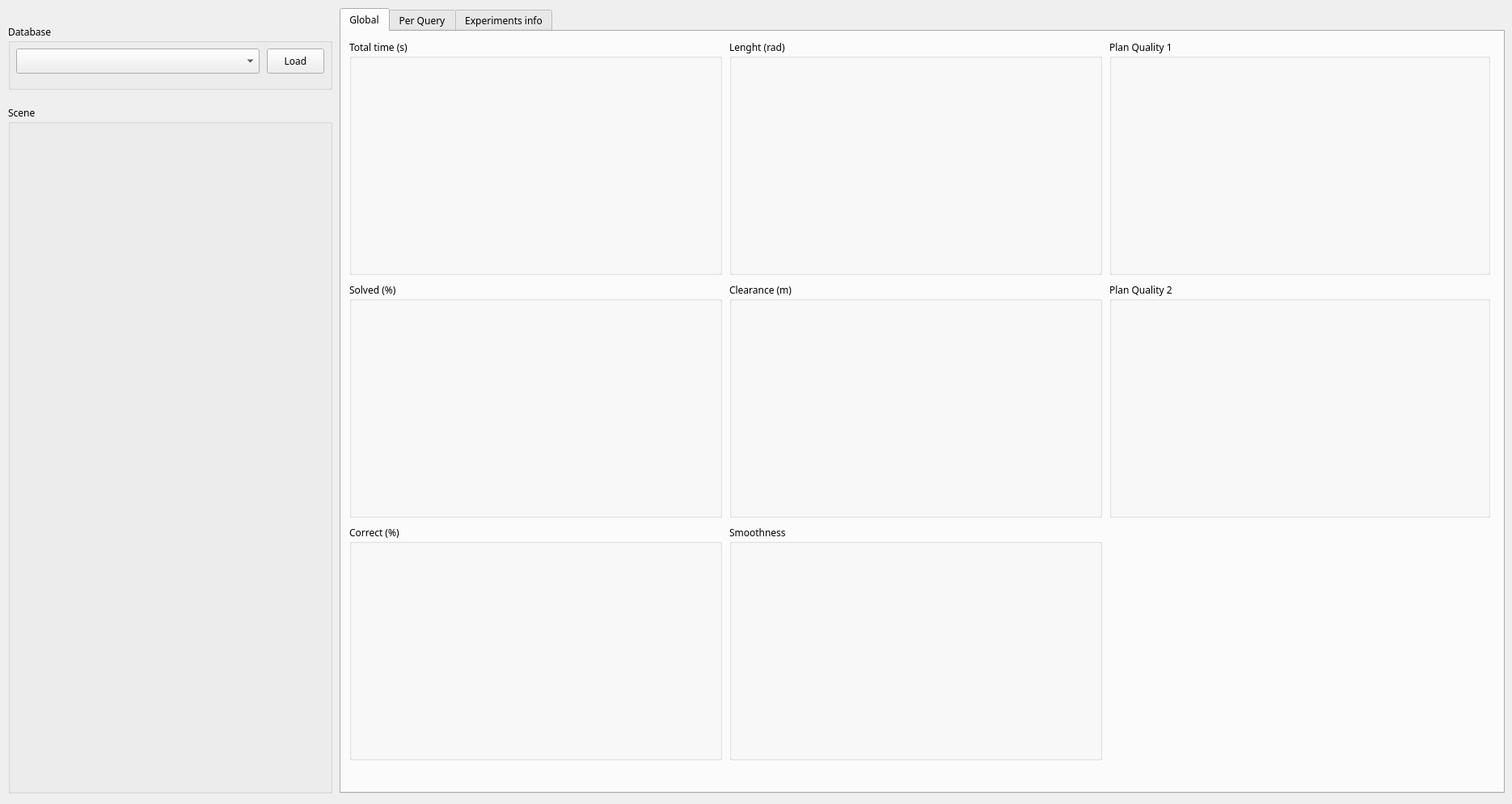
<?xml version="1.0" encoding="UTF-8"?>
<ui version="4.0">
 <class>Form</class>
 <widget class="QWidget" name="Form">
  <property name="geometry">
   <rect>
    <x>0</x>
    <y>0</y>
    <width>1870</width>
    <height>994</height>
   </rect>
  </property>
  <property name="font">
   <font>
    <family>Sans Serif</family>
    <italic>false</italic>
   </font>
  </property>
  <property name="focusPolicy">
   <enum>Qt::NoFocus</enum>
  </property>
  <property name="windowTitle">
   <string>Form</string>
  </property>
  <widget class="QTabWidget" name="tabWidget">
   <property name="geometry">
    <rect>
     <x>420</x>
     <y>10</y>
     <width>1441</width>
     <height>971</height>
    </rect>
   </property>
   <property name="currentIndex">
    <number>0</number>
   </property>
   <widget class="QWidget" name="tab">
    <attribute name="title">
     <string>Global</string>
    </attribute>
    <widget class="QGroupBox" name="group_box_1">
     <property name="geometry">
      <rect>
       <x>480</x>
       <y>310</y>
       <width>461</width>
       <height>291</height>
      </rect>
     </property>
     <property name="title">
      <string>Clearance (m)</string>
     </property>
     <widget class="QWidget" name="verticalLayoutWidget">
      <property name="geometry">
       <rect>
        <x>0</x>
        <y>20</y>
        <width>461</width>
        <height>271</height>
       </rect>
      </property>
      <layout class="QVBoxLayout" name="clearance_layout"/>
     </widget>
    </widget>
    <widget class="QGroupBox" name="group_box_2">
     <property name="geometry">
      <rect>
       <x>10</x>
       <y>610</y>
       <width>461</width>
       <height>291</height>
      </rect>
     </property>
     <property name="title">
      <string>Correct (%)</string>
     </property>
     <widget class="QWidget" name="verticalLayoutWidget_2">
      <property name="geometry">
       <rect>
        <x>0</x>
        <y>20</y>
        <width>461</width>
        <height>271</height>
       </rect>
      </property>
      <layout class="QVBoxLayout" name="correct_layout"/>
     </widget>
    </widget>
    <widget class="QGroupBox" name="group_box_3">
     <property name="geometry">
      <rect>
       <x>10</x>
       <y>10</y>
       <width>461</width>
       <height>291</height>
      </rect>
     </property>
     <property name="title">
      <string>Total time (s)</string>
     </property>
     <widget class="QWidget" name="verticalLayoutWidget_3">
      <property name="geometry">
       <rect>
        <x>0</x>
        <y>20</y>
        <width>461</width>
        <height>271</height>
       </rect>
      </property>
      <layout class="QVBoxLayout" name="plan_time_layout"/>
     </widget>
    </widget>
    <widget class="QGroupBox" name="group_box_4">
     <property name="geometry">
      <rect>
       <x>10</x>
       <y>310</y>
       <width>461</width>
       <height>291</height>
      </rect>
     </property>
     <property name="title">
      <string>Solved (%)</string>
     </property>
     <widget class="QWidget" name="verticalLayoutWidget_4">
      <property name="geometry">
       <rect>
        <x>0</x>
        <y>20</y>
        <width>461</width>
        <height>271</height>
       </rect>
      </property>
      <layout class="QVBoxLayout" name="solved_layout"/>
     </widget>
    </widget>
    <widget class="QGroupBox" name="group_box_5">
     <property name="geometry">
      <rect>
       <x>950</x>
       <y>10</y>
       <width>471</width>
       <height>291</height>
      </rect>
     </property>
     <property name="title">
      <string>Plan Quality 1</string>
     </property>
     <widget class="QWidget" name="verticalLayoutWidget_5">
      <property name="geometry">
       <rect>
        <x>0</x>
        <y>20</y>
        <width>471</width>
        <height>271</height>
       </rect>
      </property>
      <layout class="QVBoxLayout" name="quality_1_layout"/>
     </widget>
    </widget>
    <widget class="QGroupBox" name="group_box_7">
     <property name="geometry">
      <rect>
       <x>480</x>
       <y>610</y>
       <width>461</width>
       <height>291</height>
      </rect>
     </property>
     <property name="title">
      <string>Smoothness </string>
     </property>
     <widget class="QWidget" name="verticalLayoutWidget_7">
      <property name="geometry">
       <rect>
        <x>0</x>
        <y>20</y>
        <width>461</width>
        <height>271</height>
       </rect>
      </property>
      <layout class="QVBoxLayout" name="smoothness_layout"/>
     </widget>
    </widget>
    <widget class="QGroupBox" name="group_box_8">
     <property name="geometry">
      <rect>
       <x>950</x>
       <y>310</y>
       <width>471</width>
       <height>291</height>
      </rect>
     </property>
     <property name="title">
      <string>Plan Quality 2</string>
     </property>
     <widget class="QWidget" name="verticalLayoutWidget_8">
      <property name="geometry">
       <rect>
        <x>0</x>
        <y>20</y>
        <width>471</width>
        <height>271</height>
       </rect>
      </property>
      <layout class="QVBoxLayout" name="quality_2_layout"/>
     </widget>
    </widget>
    <widget class="QGroupBox" name="group_box_6">
     <property name="geometry">
      <rect>
       <x>480</x>
       <y>10</y>
       <width>461</width>
       <height>291</height>
      </rect>
     </property>
     <property name="title">
      <string>Lenght (rad)</string>
     </property>
     <widget class="QWidget" name="verticalLayoutWidget_6">
      <property name="geometry">
       <rect>
        <x>0</x>
        <y>20</y>
        <width>461</width>
        <height>271</height>
       </rect>
      </property>
      <layout class="QVBoxLayout" name="lenght_layout"/>
     </widget>
    </widget>
   </widget>
   <widget class="QWidget" name="tab_2">
    <attribute name="title">
     <string>Per Query</string>
    </attribute>
    <widget class="QTabWidget" name="tabWidget_2">
     <property name="geometry">
      <rect>
       <x>10</x>
       <y>10</y>
       <width>1421</width>
       <height>921</height>
      </rect>
     </property>
     <property name="currentIndex">
      <number>1</number>
     </property>
     <widget class="QWidget" name="tab_4">
      <attribute name="title">
       <string>Choose planner</string>
      </attribute>
      <widget class="QComboBox" name="planners_combo_box">
       <property name="geometry">
        <rect>
         <x>10</x>
         <y>10</y>
         <width>221</width>
         <height>31</height>
        </rect>
       </property>
       <item>
        <property name="text">
         <string/>
        </property>
       </item>
      </widget>
      <widget class="QGroupBox" name="group_box_14">
       <property name="geometry">
        <rect>
         <x>10</x>
         <y>50</y>
         <width>461</width>
         <height>275</height>
        </rect>
       </property>
       <property name="title">
        <string>Total time (s)</string>
       </property>
       <widget class="QWidget" name="verticalLayoutWidget_17">
        <property name="geometry">
         <rect>
          <x>0</x>
          <y>20</y>
          <width>461</width>
          <height>251</height>
         </rect>
        </property>
        <layout class="QVBoxLayout" name="perquery_plan_time_layout"/>
       </widget>
      </widget>
      <widget class="QGroupBox" name="group_box_17">
       <property name="geometry">
        <rect>
         <x>10</x>
         <y>330</y>
         <width>461</width>
         <height>275</height>
        </rect>
       </property>
       <property name="title">
        <string>Solved (%)</string>
       </property>
       <widget class="QWidget" name="verticalLayoutWidget_20">
        <property name="geometry">
         <rect>
          <x>0</x>
          <y>20</y>
          <width>461</width>
          <height>251</height>
         </rect>
        </property>
        <layout class="QVBoxLayout" name="perquery_solved_layout"/>
       </widget>
      </widget>
      <widget class="QGroupBox" name="group_box_13">
       <property name="geometry">
        <rect>
         <x>10</x>
         <y>610</y>
         <width>461</width>
         <height>275</height>
        </rect>
       </property>
       <property name="title">
        <string>Correct (%)</string>
       </property>
       <widget class="QWidget" name="verticalLayoutWidget_16">
        <property name="geometry">
         <rect>
          <x>0</x>
          <y>20</y>
          <width>461</width>
          <height>251</height>
         </rect>
        </property>
        <layout class="QVBoxLayout" name="perquery_correct_layout"/>
       </widget>
      </widget>
      <widget class="QGroupBox" name="group_box_11">
       <property name="geometry">
        <rect>
         <x>480</x>
         <y>50</y>
         <width>461</width>
         <height>275</height>
        </rect>
       </property>
       <property name="title">
        <string>Lenght (rad)</string>
       </property>
       <widget class="QWidget" name="verticalLayoutWidget_14">
        <property name="geometry">
         <rect>
          <x>0</x>
          <y>20</y>
          <width>461</width>
          <height>251</height>
         </rect>
        </property>
        <layout class="QVBoxLayout" name="perquery_lenght_layout"/>
       </widget>
      </widget>
      <widget class="QGroupBox" name="group_box_12">
       <property name="geometry">
        <rect>
         <x>480</x>
         <y>330</y>
         <width>461</width>
         <height>275</height>
        </rect>
       </property>
       <property name="title">
        <string>Clearance (m)</string>
       </property>
       <widget class="QWidget" name="verticalLayoutWidget_15">
        <property name="geometry">
         <rect>
          <x>0</x>
          <y>20</y>
          <width>461</width>
          <height>251</height>
         </rect>
        </property>
        <layout class="QVBoxLayout" name="perquery_clearance_layout"/>
       </widget>
      </widget>
      <widget class="QGroupBox" name="group_box_15">
       <property name="geometry">
        <rect>
         <x>480</x>
         <y>610</y>
         <width>461</width>
         <height>275</height>
        </rect>
       </property>
       <property name="title">
        <string>Smoothness </string>
       </property>
       <widget class="QWidget" name="verticalLayoutWidget_18">
        <property name="geometry">
         <rect>
          <x>0</x>
          <y>20</y>
          <width>461</width>
          <height>251</height>
         </rect>
        </property>
        <layout class="QVBoxLayout" name="perquery_smoothness_layout"/>
       </widget>
      </widget>
      <widget class="QGroupBox" name="group_box_16">
       <property name="geometry">
        <rect>
         <x>950</x>
         <y>50</y>
         <width>461</width>
         <height>275</height>
        </rect>
       </property>
       <property name="title">
        <string>Plan Quality 1</string>
       </property>
       <widget class="QWidget" name="verticalLayoutWidget_19">
        <property name="geometry">
         <rect>
          <x>0</x>
          <y>20</y>
          <width>461</width>
          <height>251</height>
         </rect>
        </property>
        <layout class="QVBoxLayout" name="perquery_quality_1_layout"/>
       </widget>
      </widget>
      <widget class="QGroupBox" name="group_box_18">
       <property name="geometry">
        <rect>
         <x>950</x>
         <y>330</y>
         <width>461</width>
         <height>275</height>
        </rect>
       </property>
       <property name="title">
        <string>Plan Quality 2</string>
       </property>
       <widget class="QWidget" name="verticalLayoutWidget_21">
        <property name="geometry">
         <rect>
          <x>0</x>
          <y>20</y>
          <width>461</width>
          <height>251</height>
         </rect>
        </property>
        <layout class="QVBoxLayout" name="perquery_quality_2_layout"/>
       </widget>
      </widget>
      <widget class="QGroupBox" name="group_box_19">
       <property name="geometry">
        <rect>
         <x>950</x>
         <y>610</y>
         <width>461</width>
         <height>275</height>
        </rect>
       </property>
       <property name="title">
        <string>Queries legend</string>
       </property>
       <widget class="QTextBrowser" name="queries_legend">
        <property name="geometry">
         <rect>
          <x>10</x>
          <y>27</y>
          <width>441</width>
          <height>231</height>
         </rect>
        </property>
       </widget>
      </widget>
     </widget>
     <widget class="QWidget" name="tab_5">
      <attribute name="title">
       <string>Choose query</string>
      </attribute>
      <widget class="QComboBox" name="queries_combo_box">
       <property name="geometry">
        <rect>
         <x>10</x>
         <y>10</y>
         <width>221</width>
         <height>31</height>
        </rect>
       </property>
       <item>
        <property name="text">
         <string/>
        </property>
       </item>
      </widget>
      <widget class="QGroupBox" name="group_box_29">
       <property name="geometry">
        <rect>
         <x>480</x>
         <y>610</y>
         <width>461</width>
         <height>275</height>
        </rect>
       </property>
       <property name="title">
        <string>Smoothness </string>
       </property>
       <widget class="QWidget" name="verticalLayoutWidget_38">
        <property name="geometry">
         <rect>
          <x>0</x>
          <y>20</y>
          <width>461</width>
          <height>251</height>
         </rect>
        </property>
        <layout class="QVBoxLayout" name="perquery_smoothness_layout_2"/>
       </widget>
      </widget>
      <widget class="QGroupBox" name="group_box_30">
       <property name="geometry">
        <rect>
         <x>950</x>
         <y>50</y>
         <width>461</width>
         <height>275</height>
        </rect>
       </property>
       <property name="title">
        <string>Plan Quality 1</string>
       </property>
       <widget class="QWidget" name="verticalLayoutWidget_39">
        <property name="geometry">
         <rect>
          <x>0</x>
          <y>20</y>
          <width>461</width>
          <height>251</height>
         </rect>
        </property>
        <layout class="QVBoxLayout" name="perquery_quality_1_layout_2"/>
       </widget>
      </widget>
      <widget class="QGroupBox" name="group_box_31">
       <property name="geometry">
        <rect>
         <x>10</x>
         <y>50</y>
         <width>461</width>
         <height>275</height>
        </rect>
       </property>
       <property name="title">
        <string>Total time (s)</string>
       </property>
       <widget class="QWidget" name="verticalLayoutWidget_40">
        <property name="geometry">
         <rect>
          <x>0</x>
          <y>20</y>
          <width>461</width>
          <height>251</height>
         </rect>
        </property>
        <layout class="QVBoxLayout" name="perquery_plan_time_layout_2"/>
       </widget>
      </widget>
      <widget class="QGroupBox" name="group_box_32">
       <property name="geometry">
        <rect>
         <x>10</x>
         <y>330</y>
         <width>461</width>
         <height>275</height>
        </rect>
       </property>
       <property name="title">
        <string>Solved (%)</string>
       </property>
       <widget class="QWidget" name="verticalLayoutWidget_41">
        <property name="geometry">
         <rect>
          <x>0</x>
          <y>20</y>
          <width>461</width>
          <height>251</height>
         </rect>
        </property>
        <layout class="QVBoxLayout" name="perquery_solved_layout_2"/>
       </widget>
      </widget>
      <widget class="QGroupBox" name="group_box_33">
       <property name="geometry">
        <rect>
         <x>950</x>
         <y>330</y>
         <width>461</width>
         <height>275</height>
        </rect>
       </property>
       <property name="title">
        <string>Plan Quality 2</string>
       </property>
       <widget class="QWidget" name="verticalLayoutWidget_42">
        <property name="geometry">
         <rect>
          <x>0</x>
          <y>20</y>
          <width>461</width>
          <height>251</height>
         </rect>
        </property>
        <layout class="QVBoxLayout" name="perquery_quality_2_layout_2"/>
       </widget>
      </widget>
      <widget class="QGroupBox" name="group_box_34">
       <property name="geometry">
        <rect>
         <x>480</x>
         <y>50</y>
         <width>461</width>
         <height>275</height>
        </rect>
       </property>
       <property name="title">
        <string>Lenght (rad)</string>
       </property>
       <widget class="QWidget" name="verticalLayoutWidget_43">
        <property name="geometry">
         <rect>
          <x>0</x>
          <y>20</y>
          <width>461</width>
          <height>251</height>
         </rect>
        </property>
        <layout class="QVBoxLayout" name="perquery_lenght_layout_2"/>
       </widget>
      </widget>
      <widget class="QGroupBox" name="group_box_35">
       <property name="geometry">
        <rect>
         <x>480</x>
         <y>330</y>
         <width>461</width>
         <height>275</height>
        </rect>
       </property>
       <property name="title">
        <string>Clearance (m)</string>
       </property>
       <widget class="QWidget" name="verticalLayoutWidget_44">
        <property name="geometry">
         <rect>
          <x>0</x>
          <y>20</y>
          <width>461</width>
          <height>251</height>
         </rect>
        </property>
        <layout class="QVBoxLayout" name="perquery_clearance_layout_2"/>
       </widget>
      </widget>
      <widget class="QGroupBox" name="group_box_37">
       <property name="geometry">
        <rect>
         <x>10</x>
         <y>610</y>
         <width>461</width>
         <height>275</height>
        </rect>
       </property>
       <property name="title">
        <string>Correct (%)</string>
       </property>
       <widget class="QWidget" name="verticalLayoutWidget_45">
        <property name="geometry">
         <rect>
          <x>0</x>
          <y>20</y>
          <width>461</width>
          <height>251</height>
         </rect>
        </property>
        <layout class="QVBoxLayout" name="perquery_correct_layout_2"/>
       </widget>
      </widget>
     </widget>
    </widget>
   </widget>
   <widget class="QWidget" name="tab_3">
    <attribute name="title">
     <string>Experiments info</string>
    </attribute>
    <widget class="QTextBrowser" name="experiments_info">
     <property name="geometry">
      <rect>
       <x>10</x>
       <y>10</y>
       <width>291</width>
       <height>881</height>
      </rect>
     </property>
    </widget>
    <widget class="QTextBrowser" name="textBrowser">
     <property name="geometry">
      <rect>
       <x>310</x>
       <y>10</y>
       <width>360</width>
       <height>287</height>
      </rect>
     </property>
     <property name="html">
      <string>&lt;!DOCTYPE HTML PUBLIC &quot;-//W3C//DTD HTML 4.0//EN&quot; &quot;http://www.w3.org/TR/REC-html40/strict.dtd&quot;&gt;
&lt;html&gt;&lt;head&gt;&lt;meta name=&quot;qrichtext&quot; content=&quot;1&quot; /&gt;&lt;style type=&quot;text/css&quot;&gt;
p, li { white-space: pre-wrap; }
&lt;/style&gt;&lt;/head&gt;&lt;body style=&quot; font-family:'Sans Serif'; font-size:9pt; font-weight:400; font-style:normal;&quot;&gt;
&lt;p style=&quot; margin-top:0px; margin-bottom:0px; margin-left:0px; margin-right:0px; -qt-block-indent:0; text-indent:0px;&quot;&gt;&lt;span style=&quot; font-size:10pt;&quot;&gt;Total time (s):&lt;/span&gt;&lt;/p&gt;
&lt;p style=&quot;-qt-paragraph-type:empty; margin-top:0px; margin-bottom:0px; margin-left:0px; margin-right:0px; -qt-block-indent:0; text-indent:0px;&quot;&gt;&lt;br /&gt;&lt;/p&gt;
&lt;p style=&quot; margin-top:0px; margin-bottom:0px; margin-left:0px; margin-right:0px; -qt-block-indent:0; text-indent:0px;&quot;&gt;Time taken by the whole process. Formula:&lt;/p&gt;
&lt;p style=&quot;-qt-paragraph-type:empty; margin-top:0px; margin-bottom:0px; margin-left:0px; margin-right:0px; -qt-block-indent:0; text-indent:0px;&quot;&gt;&lt;br /&gt;&lt;/p&gt;
&lt;p style=&quot; margin-top:0px; margin-bottom:0px; margin-left:0px; margin-right:0px; -qt-block-indent:0; text-indent:0px;&quot;&gt;T = plan_time  + interpolation_time + simplify_time + process_time&lt;/p&gt;
&lt;p style=&quot;-qt-paragraph-type:empty; margin-top:0px; margin-bottom:0px; margin-left:0px; margin-right:0px; -qt-block-indent:0; text-indent:0px;&quot;&gt;&lt;br /&gt;&lt;/p&gt;
&lt;p style=&quot; margin-top:0px; margin-bottom:0px; margin-left:0px; margin-right:0px; -qt-block-indent:0; text-indent:0px;&quot;&gt;The lower the value, the better performance of the planner.&lt;/p&gt;&lt;/body&gt;&lt;/html&gt;</string>
     </property>
    </widget>
    <widget class="QTextBrowser" name="textBrowser_2">
     <property name="geometry">
      <rect>
       <x>680</x>
       <y>310</y>
       <width>360</width>
       <height>287</height>
      </rect>
     </property>
     <property name="html">
      <string>&lt;!DOCTYPE HTML PUBLIC &quot;-//W3C//DTD HTML 4.0//EN&quot; &quot;http://www.w3.org/TR/REC-html40/strict.dtd&quot;&gt;
&lt;html&gt;&lt;head&gt;&lt;meta name=&quot;qrichtext&quot; content=&quot;1&quot; /&gt;&lt;style type=&quot;text/css&quot;&gt;
p, li { white-space: pre-wrap; }
&lt;/style&gt;&lt;/head&gt;&lt;body style=&quot; font-family:'Sans Serif'; font-size:9pt; font-weight:400; font-style:normal;&quot;&gt;
&lt;p style=&quot; margin-top:0px; margin-bottom:0px; margin-left:0px; margin-right:0px; -qt-block-indent:0; text-indent:0px;&quot;&gt;Clearance (m):&lt;/p&gt;
&lt;p style=&quot;-qt-paragraph-type:empty; margin-top:0px; margin-bottom:0px; margin-left:0px; margin-right:0px; -qt-block-indent:0; text-indent:0px;&quot;&gt;&lt;br /&gt;&lt;/p&gt;
&lt;p style=&quot; margin-top:0px; margin-bottom:0px; margin-left:0px; margin-right:0px; -qt-block-indent:0; text-indent:0px;&quot;&gt;Calculated by average distance to nearest invalid state throughout the planned path. Formula:&lt;/p&gt;
&lt;p style=&quot;-qt-paragraph-type:empty; margin-top:0px; margin-bottom:0px; margin-left:0px; margin-right:0px; -qt-block-indent:0; text-indent:0px;&quot;&gt;&lt;br /&gt;&lt;/p&gt;
&lt;p style=&quot; margin-top:0px; margin-bottom:0px; margin-left:0px; margin-right:0px; -qt-block-indent:0; text-indent:0px;&quot;&gt;C = (1/n)&lt;span style=&quot; vertical-align:sub;&quot;&gt; * &lt;/span&gt;sum&lt;span style=&quot; vertical-align:sub;&quot;&gt;i=0&lt;/span&gt;&lt;span style=&quot; vertical-align:super;&quot;&gt;n-1&lt;/span&gt;{cl(s&lt;span style=&quot; vertical-align:sub;&quot;&gt;i&lt;/span&gt;)}, where:&lt;/p&gt;
&lt;p style=&quot;-qt-paragraph-type:empty; margin-top:0px; margin-bottom:0px; margin-left:0px; margin-right:0px; -qt-block-indent:0; text-indent:0px;&quot;&gt;&lt;br /&gt;&lt;/p&gt;
&lt;p style=&quot; margin-top:0px; margin-bottom:0px; margin-left:0px; margin-right:0px; -qt-block-indent:0; text-indent:0px;&quot;&gt;n - number of states on path,&lt;/p&gt;
&lt;p style=&quot; margin-top:0px; margin-bottom:0px; margin-left:0px; margin-right:0px; -qt-block-indent:0; text-indent:0px;&quot;&gt;s&lt;span style=&quot; vertical-align:sub;&quot;&gt;i&lt;/span&gt; - i&lt;span style=&quot; vertical-align:super;&quot;&gt;th&lt;/span&gt; state,&lt;/p&gt;
&lt;p style=&quot; margin-top:0px; margin-bottom:0px; margin-left:0px; margin-right:0px; -qt-block-indent:0; text-indent:0px;&quot;&gt;cl() - distance to the first invalid state.&lt;/p&gt;
&lt;p style=&quot;-qt-paragraph-type:empty; margin-top:0px; margin-bottom:0px; margin-left:0px; margin-right:0px; -qt-block-indent:0; text-indent:0px;&quot;&gt;&lt;br /&gt;&lt;/p&gt;
&lt;p style=&quot; margin-top:0px; margin-bottom:0px; margin-left:0px; margin-right:0px; -qt-block-indent:0; text-indent:0px;&quot;&gt;The higher the value, the better the plan.&lt;/p&gt;&lt;/body&gt;&lt;/html&gt;</string>
     </property>
    </widget>
    <widget class="QTextBrowser" name="textBrowser_3">
     <property name="geometry">
      <rect>
       <x>310</x>
       <y>610</y>
       <width>360</width>
       <height>281</height>
      </rect>
     </property>
     <property name="html">
      <string>&lt;!DOCTYPE HTML PUBLIC &quot;-//W3C//DTD HTML 4.0//EN&quot; &quot;http://www.w3.org/TR/REC-html40/strict.dtd&quot;&gt;
&lt;html&gt;&lt;head&gt;&lt;meta name=&quot;qrichtext&quot; content=&quot;1&quot; /&gt;&lt;style type=&quot;text/css&quot;&gt;
p, li { white-space: pre-wrap; }
&lt;/style&gt;&lt;/head&gt;&lt;body style=&quot; font-family:'Sans Serif'; font-size:9pt; font-weight:400; font-style:normal;&quot;&gt;
&lt;p style=&quot; margin-top:0px; margin-bottom:0px; margin-left:0px; margin-right:0px; -qt-block-indent:0; text-indent:0px;&quot;&gt;Correct (%):&lt;/p&gt;
&lt;p style=&quot;-qt-paragraph-type:empty; margin-top:0px; margin-bottom:0px; margin-left:0px; margin-right:0px; -qt-block-indent:0; text-indent:0px;&quot;&gt;&lt;br /&gt;&lt;/p&gt;
&lt;p style=&quot; margin-top:0px; margin-bottom:0px; margin-left:0px; margin-right:0px; -qt-block-indent:0; text-indent:0px;&quot;&gt;Percentage of solved plans generated by the planner that are correct. Correctness means that path trajectory avoids collisions and all waypoints satisfy given bounds.&lt;/p&gt;
&lt;p style=&quot;-qt-paragraph-type:empty; margin-top:0px; margin-bottom:0px; margin-left:0px; margin-right:0px; -qt-block-indent:0; text-indent:0px;&quot;&gt;&lt;br /&gt;&lt;/p&gt;
&lt;p style=&quot; margin-top:0px; margin-bottom:0px; margin-left:0px; margin-right:0px; -qt-block-indent:0; text-indent:0px;&quot;&gt;The higher the value, the better performace of the planner.&lt;/p&gt;&lt;/body&gt;&lt;/html&gt;</string>
     </property>
    </widget>
    <widget class="QTextBrowser" name="textBrowser_4">
     <property name="geometry">
      <rect>
       <x>680</x>
       <y>610</y>
       <width>360</width>
       <height>281</height>
      </rect>
     </property>
     <property name="html">
      <string>&lt;!DOCTYPE HTML PUBLIC &quot;-//W3C//DTD HTML 4.0//EN&quot; &quot;http://www.w3.org/TR/REC-html40/strict.dtd&quot;&gt;
&lt;html&gt;&lt;head&gt;&lt;meta name=&quot;qrichtext&quot; content=&quot;1&quot; /&gt;&lt;style type=&quot;text/css&quot;&gt;
p, li { white-space: pre-wrap; }
&lt;/style&gt;&lt;/head&gt;&lt;body style=&quot; font-family:'Sans Serif'; font-size:9pt; font-weight:400; font-style:normal;&quot;&gt;
&lt;p style=&quot; margin-top:12px; margin-bottom:12px; margin-left:0px; margin-right:0px; -qt-block-indent:0; text-indent:0px;&quot;&gt;Smoothness:&lt;/p&gt;
&lt;p style=&quot; margin-top:12px; margin-bottom:12px; margin-left:0px; margin-right:0px; -qt-block-indent:0; text-indent:0px;&quot;&gt;Looks at three consecutive waypoints and the angle formed between them. Value is calculated as a square of sum of all the angles calculated that way. Formula:&lt;/p&gt;
&lt;p style=&quot; margin-top:12px; margin-bottom:12px; margin-left:0px; margin-right:0px; -qt-block-indent:0; text-indent:0px;&quot;&gt;S = sum&lt;span style=&quot; vertical-align:sub;&quot;&gt;i=2&lt;/span&gt;&lt;span style=&quot; vertical-align:super;&quot;&gt;n-1&lt;/span&gt;{(2 &lt;span style=&quot; vertical-align:sub;&quot;&gt;* &lt;/span&gt;(pi - arccos((d&lt;span style=&quot; vertical-align:sub;&quot;&gt;i-2,i-1&lt;/span&gt;&lt;span style=&quot; vertical-align:super;&quot;&gt;2&lt;/span&gt;+d&lt;span style=&quot; vertical-align:sub;&quot;&gt;i-1,i&lt;/span&gt;&lt;span style=&quot; vertical-align:super;&quot;&gt;2&lt;/span&gt;+d&lt;span style=&quot; vertical-align:sub;&quot;&gt;i-2,i)&lt;/span&gt;&lt;span style=&quot; vertical-align:super;&quot;&gt;2&lt;/span&gt;)/(2&lt;span style=&quot; vertical-align:sub;&quot;&gt; * &lt;/span&gt;d&lt;span style=&quot; vertical-align:sub;&quot;&gt;i-2,i-1&lt;/span&gt; &lt;span style=&quot; vertical-align:sub;&quot;&gt;* &lt;/span&gt;d&lt;span style=&quot; vertical-align:sub;&quot;&gt;i-1,i&lt;/span&gt;))&lt;span style=&quot; vertical-align:super;&quot;&gt;2&lt;/span&gt;}, where:&lt;/p&gt;
&lt;p style=&quot; margin-top:0px; margin-bottom:0px; margin-left:0px; margin-right:0px; -qt-block-indent:0; text-indent:0px;&quot;&gt;n - number of waypoints on the path,&lt;br /&gt;d&lt;span style=&quot; vertical-align:sub;&quot;&gt;x,y&lt;/span&gt; - distance between waypoints with index x and y.&lt;/p&gt;
&lt;p style=&quot; margin-top:12px; margin-bottom:12px; margin-left:0px; margin-right:0px; -qt-block-indent:0; text-indent:0px;&quot;&gt;Aligned points result in S = 0. The lower the value, the smoother plan. &lt;/p&gt;&lt;/body&gt;&lt;/html&gt;</string>
     </property>
    </widget>
    <widget class="QTextBrowser" name="textBrowser_5">
     <property name="geometry">
      <rect>
       <x>310</x>
       <y>310</y>
       <width>360</width>
       <height>287</height>
      </rect>
     </property>
     <property name="html">
      <string>&lt;!DOCTYPE HTML PUBLIC &quot;-//W3C//DTD HTML 4.0//EN&quot; &quot;http://www.w3.org/TR/REC-html40/strict.dtd&quot;&gt;
&lt;html&gt;&lt;head&gt;&lt;meta name=&quot;qrichtext&quot; content=&quot;1&quot; /&gt;&lt;style type=&quot;text/css&quot;&gt;
p, li { white-space: pre-wrap; }
&lt;/style&gt;&lt;/head&gt;&lt;body style=&quot; font-family:'Sans Serif'; font-size:9pt; font-weight:400; font-style:normal;&quot;&gt;
&lt;p style=&quot; margin-top:0px; margin-bottom:0px; margin-left:0px; margin-right:0px; -qt-block-indent:0; text-indent:0px;&quot;&gt;Solved (%):&lt;/p&gt;
&lt;p style=&quot;-qt-paragraph-type:empty; margin-top:0px; margin-bottom:0px; margin-left:0px; margin-right:0px; -qt-block-indent:0; text-indent:0px;&quot;&gt;&lt;br /&gt;&lt;/p&gt;
&lt;p style=&quot; margin-top:0px; margin-bottom:0px; margin-left:0px; margin-right:0px; -qt-block-indent:0; text-indent:0px;&quot;&gt;Percentage of queries that the planner was able to find a solution for.&lt;/p&gt;
&lt;p style=&quot;-qt-paragraph-type:empty; margin-top:0px; margin-bottom:0px; margin-left:0px; margin-right:0px; -qt-block-indent:0; text-indent:0px;&quot;&gt;&lt;br /&gt;&lt;/p&gt;
&lt;p style=&quot; margin-top:0px; margin-bottom:0px; margin-left:0px; margin-right:0px; -qt-block-indent:0; text-indent:0px;&quot;&gt;The higher the value, the better performance of the planner.&lt;/p&gt;&lt;/body&gt;&lt;/html&gt;</string>
     </property>
    </widget>
    <widget class="QTextBrowser" name="textBrowser_6">
     <property name="geometry">
      <rect>
       <x>680</x>
       <y>10</y>
       <width>360</width>
       <height>287</height>
      </rect>
     </property>
     <property name="html">
      <string>&lt;!DOCTYPE HTML PUBLIC &quot;-//W3C//DTD HTML 4.0//EN&quot; &quot;http://www.w3.org/TR/REC-html40/strict.dtd&quot;&gt;
&lt;html&gt;&lt;head&gt;&lt;meta name=&quot;qrichtext&quot; content=&quot;1&quot; /&gt;&lt;style type=&quot;text/css&quot;&gt;
p, li { white-space: pre-wrap; }
&lt;/style&gt;&lt;/head&gt;&lt;body style=&quot; font-family:'Sans Serif'; font-size:9pt; font-weight:400; font-style:normal;&quot;&gt;
&lt;p style=&quot; margin-top:0px; margin-bottom:0px; margin-left:0px; margin-right:0px; -qt-block-indent:0; text-indent:0px;&quot;&gt;Lenght (rad):&lt;/p&gt;
&lt;p style=&quot;-qt-paragraph-type:empty; margin-top:0px; margin-bottom:0px; margin-left:0px; margin-right:0px; -qt-block-indent:0; text-indent:0px;&quot;&gt;&lt;br /&gt;&lt;/p&gt;
&lt;p style=&quot; margin-top:0px; margin-bottom:0px; margin-left:0px; margin-right:0px; -qt-block-indent:0; text-indent:0px;&quot;&gt;Calculated by a sum of angles traveled by each of the joints. Formula&lt;/p&gt;
&lt;p style=&quot;-qt-paragraph-type:empty; margin-top:0px; margin-bottom:0px; margin-left:0px; margin-right:0px; -qt-block-indent:0; text-indent:0px;&quot;&gt;&lt;br /&gt;&lt;/p&gt;
&lt;p style=&quot; margin-top:0px; margin-bottom:0px; margin-left:0px; margin-right:0px; -qt-block-indent:0; text-indent:0px;&quot;&gt;L = sum&lt;span style=&quot; vertical-align:sub;&quot;&gt;i=0&lt;/span&gt;&lt;span style=&quot; vertical-align:super;&quot;&gt;n-1{&lt;/span&gt;abs(x&lt;span style=&quot; vertical-align:sub;&quot;&gt;i &lt;/span&gt;- x&lt;span style=&quot; vertical-align:sub;&quot;&gt;i0&lt;/span&gt;)}, where:&lt;/p&gt;
&lt;p style=&quot;-qt-paragraph-type:empty; margin-top:0px; margin-bottom:0px; margin-left:0px; margin-right:0px; -qt-block-indent:0; text-indent:0px;&quot;&gt;&lt;br /&gt;&lt;/p&gt;
&lt;p style=&quot; margin-top:0px; margin-bottom:0px; margin-left:0px; margin-right:0px; -qt-block-indent:0; text-indent:0px;&quot;&gt;n - number of robot's joints,&lt;/p&gt;
&lt;p style=&quot; margin-top:0px; margin-bottom:0px; margin-left:0px; margin-right:0px; -qt-block-indent:0; text-indent:0px;&quot;&gt;x - joint's goal position,&lt;/p&gt;
&lt;p style=&quot; margin-top:0px; margin-bottom:0px; margin-left:0px; margin-right:0px; -qt-block-indent:0; text-indent:0px;&quot;&gt;x&lt;span style=&quot; vertical-align:sub;&quot;&gt;0 &lt;/span&gt;- joint's initial position.&lt;/p&gt;
&lt;p style=&quot;-qt-paragraph-type:empty; margin-top:0px; margin-bottom:0px; margin-left:0px; margin-right:0px; -qt-block-indent:0; text-indent:0px;&quot;&gt;&lt;br /&gt;&lt;/p&gt;
&lt;p style=&quot; margin-top:0px; margin-bottom:0px; margin-left:0px; margin-right:0px; -qt-block-indent:0; text-indent:0px;&quot;&gt;The lower the value, the better the plan.&lt;/p&gt;&lt;/body&gt;&lt;/html&gt;</string>
     </property>
    </widget>
    <widget class="QTextBrowser" name="textBrowser_7">
     <property name="geometry">
      <rect>
       <x>1050</x>
       <y>10</y>
       <width>371</width>
       <height>431</height>
      </rect>
     </property>
     <property name="html">
      <string>&lt;!DOCTYPE HTML PUBLIC &quot;-//W3C//DTD HTML 4.0//EN&quot; &quot;http://www.w3.org/TR/REC-html40/strict.dtd&quot;&gt;
&lt;html&gt;&lt;head&gt;&lt;meta name=&quot;qrichtext&quot; content=&quot;1&quot; /&gt;&lt;style type=&quot;text/css&quot;&gt;
p, li { white-space: pre-wrap; }
&lt;/style&gt;&lt;/head&gt;&lt;body style=&quot; font-family:'Sans Serif'; font-size:9pt; font-weight:400; font-style:normal;&quot;&gt;
&lt;p style=&quot; margin-top:0px; margin-bottom:0px; margin-left:0px; margin-right:0px; -qt-block-indent:0; text-indent:0px;&quot;&gt;Plan quality 1:&lt;/p&gt;
&lt;p style=&quot;-qt-paragraph-type:empty; margin-top:0px; margin-bottom:0px; margin-left:0px; margin-right:0px; -qt-block-indent:0; text-indent:0px;&quot;&gt;&lt;br /&gt;&lt;/p&gt;
&lt;p style=&quot; margin-top:0px; margin-bottom:0px; margin-left:0px; margin-right:0px; -qt-block-indent:0; text-indent:0px;&quot;&gt;Calculated by a weighted sum of angles traveled by each of the joints, giving higher weights to the joints closer to the base of the robot, thus penalizing them as small movements of these joints will result in bigger movements of the end effector. Formula:&lt;/p&gt;
&lt;p style=&quot;-qt-paragraph-type:empty; margin-top:0px; margin-bottom:0px; margin-left:0px; margin-right:0px; -qt-block-indent:0; text-indent:0px;&quot;&gt;&lt;br /&gt;&lt;/p&gt;
&lt;p style=&quot; margin-top:0px; margin-bottom:0px; margin-left:0px; margin-right:0px; -qt-block-indent:0; text-indent:0px;&quot;&gt;PQ = sum&lt;span style=&quot; vertical-align:sub;&quot;&gt;i=0&lt;/span&gt;&lt;span style=&quot; vertical-align:super;&quot;&gt;n-1{&lt;/span&gt;w&lt;span style=&quot; vertical-align:sub;&quot;&gt;i *&lt;/span&gt; abs(x&lt;span style=&quot; vertical-align:sub;&quot;&gt;i &lt;/span&gt;- x&lt;span style=&quot; vertical-align:sub;&quot;&gt;i0&lt;/span&gt;)}, where:&lt;/p&gt;
&lt;p style=&quot;-qt-paragraph-type:empty; margin-top:0px; margin-bottom:0px; margin-left:0px; margin-right:0px; -qt-block-indent:0; text-indent:0px;&quot;&gt;&lt;br /&gt;&lt;/p&gt;
&lt;p style=&quot; margin-top:0px; margin-bottom:0px; margin-left:0px; margin-right:0px; -qt-block-indent:0; text-indent:0px;&quot;&gt;n - number of robot's joints,&lt;/p&gt;
&lt;p style=&quot; margin-top:0px; margin-bottom:0px; margin-left:0px; margin-right:0px; -qt-block-indent:0; text-indent:0px;&quot;&gt;w - weight specified for each joint,&lt;/p&gt;
&lt;p style=&quot; margin-top:0px; margin-bottom:0px; margin-left:0px; margin-right:0px; -qt-block-indent:0; text-indent:0px;&quot;&gt;x - joint's goal position,&lt;/p&gt;
&lt;p style=&quot; margin-top:0px; margin-bottom:0px; margin-left:0px; margin-right:0px; -qt-block-indent:0; text-indent:0px;&quot;&gt;x&lt;span style=&quot; vertical-align:sub;&quot;&gt;0 &lt;/span&gt;- joint's initial position.&lt;/p&gt;
&lt;p style=&quot;-qt-paragraph-type:empty; margin-top:0px; margin-bottom:0px; margin-left:0px; margin-right:0px; -qt-block-indent:0; text-indent:0px;&quot;&gt;&lt;br /&gt;&lt;/p&gt;
&lt;p style=&quot; margin-top:0px; margin-bottom:0px; margin-left:0px; margin-right:0px; -qt-block-indent:0; text-indent:0px;&quot;&gt;The lower the value, the better the plan.&lt;/p&gt;&lt;/body&gt;&lt;/html&gt;</string>
     </property>
    </widget>
    <widget class="QTextBrowser" name="textBrowser_8">
     <property name="geometry">
      <rect>
       <x>1050</x>
       <y>449</y>
       <width>371</width>
       <height>441</height>
      </rect>
     </property>
     <property name="html">
      <string>&lt;!DOCTYPE HTML PUBLIC &quot;-//W3C//DTD HTML 4.0//EN&quot; &quot;http://www.w3.org/TR/REC-html40/strict.dtd&quot;&gt;
&lt;html&gt;&lt;head&gt;&lt;meta name=&quot;qrichtext&quot; content=&quot;1&quot; /&gt;&lt;style type=&quot;text/css&quot;&gt;
p, li { white-space: pre-wrap; }
&lt;/style&gt;&lt;/head&gt;&lt;body style=&quot; font-family:'Sans Serif'; font-size:9pt; font-weight:400; font-style:normal;&quot;&gt;
&lt;p style=&quot; margin-top:0px; margin-bottom:0px; margin-left:0px; margin-right:0px; -qt-block-indent:0; text-indent:0px;&quot;&gt;Plan quality 2:&lt;/p&gt;
&lt;p style=&quot;-qt-paragraph-type:empty; margin-top:0px; margin-bottom:0px; margin-left:0px; margin-right:0px; -qt-block-indent:0; text-indent:0px;&quot;&gt;&lt;br /&gt;&lt;/p&gt;
&lt;p style=&quot; margin-top:0px; margin-bottom:0px; margin-left:0px; margin-right:0px; -qt-block-indent:0; text-indent:0px;&quot;&gt;Measures how different is the total distance traveled by the arm end effector to the most direct path between the start and goal position. Formula:&lt;/p&gt;
&lt;p style=&quot;-qt-paragraph-type:empty; margin-top:0px; margin-bottom:0px; margin-left:0px; margin-right:0px; -qt-block-indent:0; text-indent:0px;&quot;&gt;&lt;br /&gt;&lt;/p&gt;
&lt;p style=&quot; margin-top:0px; margin-bottom:0px; margin-left:0px; margin-right:0px; -qt-block-indent:0; text-indent:0px;&quot;&gt;PQ = (d&lt;span style=&quot; vertical-align:sub;&quot;&gt;t&lt;/span&gt;/d&lt;span style=&quot; vertical-align:sub;&quot;&gt;l&lt;/span&gt; + r&lt;span style=&quot; vertical-align:sub;&quot;&gt;t&lt;/span&gt;/r&lt;span style=&quot; vertical-align:sub;&quot;&gt;l&lt;/span&gt;)/2, where:&lt;/p&gt;
&lt;p style=&quot;-qt-paragraph-type:empty; margin-top:0px; margin-bottom:0px; margin-left:0px; margin-right:0px; -qt-block-indent:0; text-indent:0px;&quot;&gt;&lt;br /&gt;&lt;/p&gt;
&lt;p style=&quot; margin-top:0px; margin-bottom:0px; margin-left:0px; margin-right:0px; -qt-block-indent:0; text-indent:0px;&quot;&gt;d&lt;span style=&quot; vertical-align:sub;&quot;&gt;t&lt;/span&gt; - total distance travelled by the end effector,&lt;/p&gt;
&lt;p style=&quot; margin-top:0px; margin-bottom:0px; margin-left:0px; margin-right:0px; -qt-block-indent:0; text-indent:0px;&quot;&gt;d&lt;span style=&quot; vertical-align:sub;&quot;&gt;l &lt;/span&gt;- distance travelled by the end effector in a straight line,&lt;/p&gt;
&lt;p style=&quot; margin-top:0px; margin-bottom:0px; margin-left:0px; margin-right:0px; -qt-block-indent:0; text-indent:0px;&quot;&gt;r&lt;span style=&quot; vertical-align:sub;&quot;&gt;t&lt;/span&gt; - total rotation done by the end effector,&lt;/p&gt;
&lt;p style=&quot; margin-top:0px; margin-bottom:0px; margin-left:0px; margin-right:0px; -qt-block-indent:0; text-indent:0px;&quot;&gt;r&lt;span style=&quot; vertical-align:sub;&quot;&gt;l&lt;/span&gt; - relative rotation of end effector between start and goal pose.&lt;/p&gt;
&lt;p style=&quot;-qt-paragraph-type:empty; margin-top:0px; margin-bottom:0px; margin-left:0px; margin-right:0px; -qt-block-indent:0; text-indent:0px;&quot;&gt;&lt;br /&gt;&lt;/p&gt;
&lt;p style=&quot; margin-top:0px; margin-bottom:0px; margin-left:0px; margin-right:0px; -qt-block-indent:0; text-indent:0px;&quot;&gt;The lower the value, the better the plan with 1 being the best possible score.&lt;/p&gt;&lt;/body&gt;&lt;/html&gt;</string>
     </property>
    </widget>
   </widget>
  </widget>
  <widget class="QGroupBox" name="groupBox">
   <property name="geometry">
    <rect>
     <x>10</x>
     <y>30</y>
     <width>401</width>
     <height>81</height>
    </rect>
   </property>
   <property name="title">
    <string>Database</string>
   </property>
   <widget class="QPushButton" name="load_button">
    <property name="geometry">
     <rect>
      <x>320</x>
      <y>30</y>
      <width>71</width>
      <height>31</height>
     </rect>
    </property>
    <property name="text">
     <string>Load</string>
    </property>
   </widget>
   <widget class="QComboBox" name="dbs_combo_box">
    <property name="geometry">
     <rect>
      <x>10</x>
      <y>30</y>
      <width>301</width>
      <height>31</height>
     </rect>
    </property>
    <item>
     <property name="text">
      <string/>
     </property>
    </item>
   </widget>
  </widget>
  <widget class="QGroupBox" name="groupBox_3">
   <property name="geometry">
    <rect>
     <x>10</x>
     <y>130</y>
     <width>401</width>
     <height>851</height>
    </rect>
   </property>
   <property name="title">
    <string>Scene</string>
   </property>
   <widget class="QWidget" name="verticalLayoutWidget_9">
    <property name="geometry">
     <rect>
      <x>-1</x>
      <y>50</y>
      <width>401</width>
      <height>801</height>
     </rect>
    </property>
    <layout class="QVBoxLayout" name="scene_layout"/>
   </widget>
   <widget class="QLabel" name="scene_label">
    <property name="geometry">
     <rect>
      <x>20</x>
      <y>25</y>
      <width>301</width>
      <height>21</height>
     </rect>
    </property>
    <property name="text">
     <string/>
    </property>
   </widget>
  </widget>
  <widget class="QWidget" name="layoutWidget">
   <property name="geometry">
    <rect>
     <x>0</x>
     <y>0</y>
     <width>2</width>
     <height>2</height>
    </rect>
   </property>
   <layout class="QHBoxLayout" name="horizontalLayout"/>
  </widget>
 </widget>
 <resources/>
 <connections/>
</ui>
